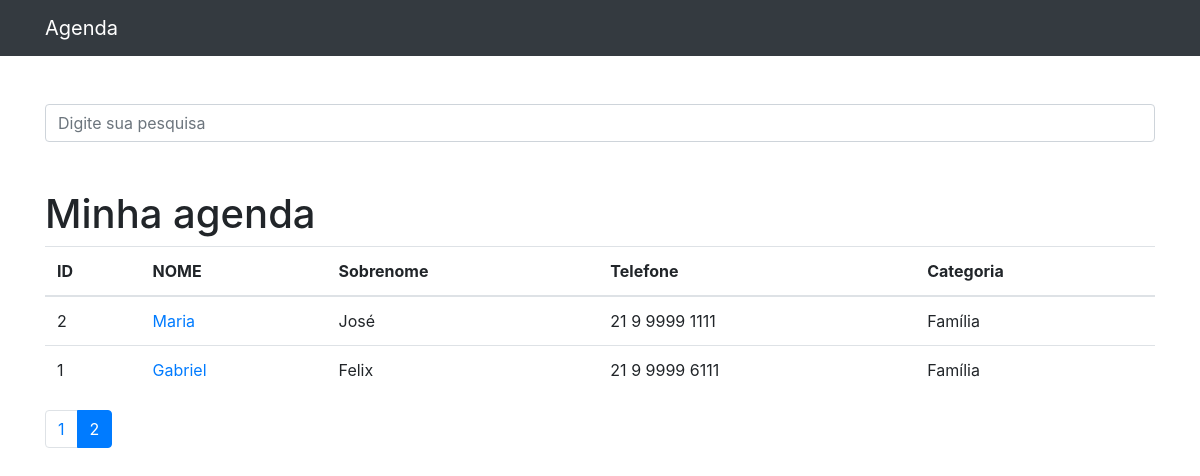
Screenshot of /?p=2&termo= with the database file from the repository.
### contatos/models.py (models this page shows, shortened)
class Contato(models.Model):
    name = models.CharField(max_length=255)
    last_name = models.CharField(max_length=255, blank = True)
    phone = models.CharField(max_length=255)
    email = models.CharField(max_length=255, blank=True)
    creation_date = models.DateTimeField(default=timezone.now)
    description = models.TextField(blank = True)
    categoria = models.ForeignKey(Categoria, on_delete=models.DO_NOTHING)
    mostrar = models.BooleanField(default=True)

class Categoria(models.Model):
    name = models.CharField(max_length= 255)
    def __str__(self):
        return self.name

### contatos/views.py (the view)
# urls.py: path('', views.index, name = 'index'), #página principal
def index(request):
    contatos = Contato.objects.order_by('-id').filter( #filtra só os que estão com o mostrar true
        mostrar=True
    )
    paginator = Paginator(contatos, 3)
    page = request.GET.get('p')
    contatos = paginator.get_page(page)
    return render(request, 'contatos/index.html', {
        'contatos':contatos
    })

### contatos/templates/contatos/index.html (shortened to what this page needs)
{% extends 'base.html' %}
{% block content%}
<h1 class="mt-5">Minha agenda</h1>
        <table class="table">
          <thead>
            <tr>
              <th>ID</th>
              <th>NOME</th>
              <th>Sobrenome</th>
              <th>Telefone</th>
              <th>Categoria</th>
            </tr>
          </thead>
          <tbody>
            {% for contato in contatos %}
                <tr>
                  <td>{{ contato.id }}</td>
                  <td>
                    <a href="{% url 'ver_contato' contato.id  %}">{{ contato.name }}</a>
                  </td>
                  <td>{{ contato.last_name }}</td>
                  <td>{{ contato.phone }}</td>
                  <td>{{ contato.categoria }}</td>
                </tr>
            {% endfor %}
          </tbody>
        </table>
    <nav arial-label = "Page navigation example">
      <ul class="pagination">
        {% for pagina in contatos.paginator.page_range  %}
          {% if contatos.number == pagina %}
            <li class="page-item active">
            <a class="page-link" href="?p={{ pagina }}&termo={{ request.GET.termo }}">{{pagina}}</a>
            </li>
          {% else %}
            <li class="page-item">
            <a class="page-link" href="?p={{ pagina }}&termo={{ request.GET.termo }}">{{pagina}}</a>
          {% endif %}
        {% endfor %}
      </ul>
    </nav>
      </div>
    </div>
  </div>
</body>
</html>
{% endblock%}

### rows the page displays
Contato: id "2", name "Maria", last_name "José", phone "21 9 9999 1111", categoria "Família"
Contato: id "1", name "Gabriel", last_name "Felix", phone "21 9 9999 6111", categoria "Família"

### other values shown
{{ pagina }} "1"
{{ pagina }} "2"
